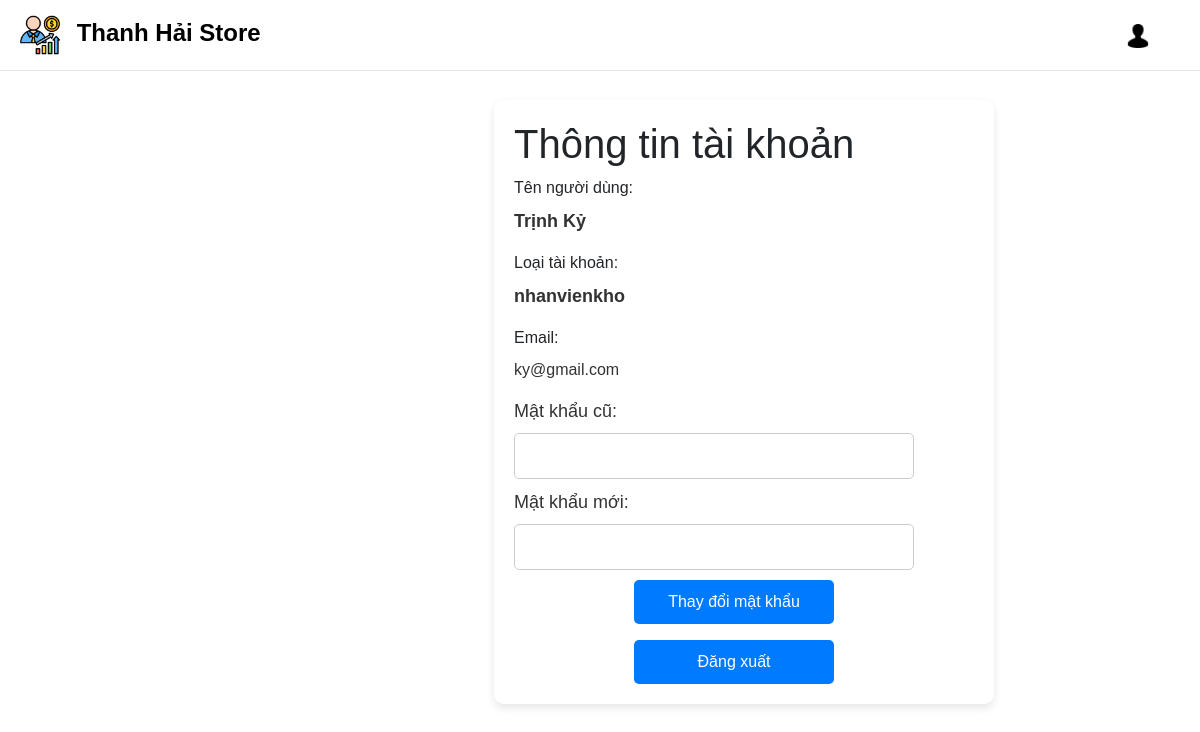
The page /account (signed in) on the database as committed earlier.
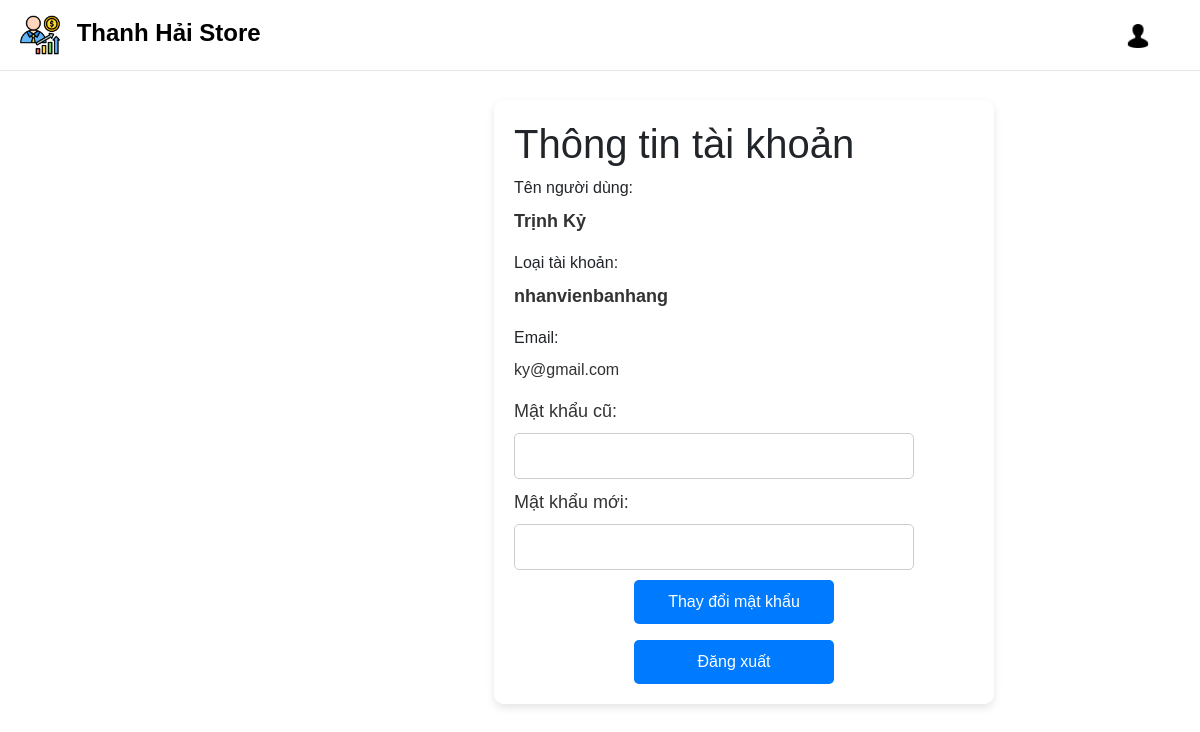
The same page on the database as committed later.
### db.py (models this page shows)
class Register(db.Model):
    __tablename__ = 'register'
    id = db.Column(db.Integer, primary_key=True, autoincrement=True)
    user = db.Column(db.String(50), nullable=False)
    email = db.Column(db.String(50), unique=True, nullable=False)
    password = db.Column(db.String(128), nullable=False)
    usertype = db.Column(db.String(20), nullable=False)
    secret_question = db.Column(db.String(255), nullable=False)
    phone = db.Column(db.String(255), nullable=True)

### app.py (the view)
@app.route("/account", methods=["GET"])
def admin_account():
    if "user_id" in session and session["usertype"] in ["admin", "nhanvienbanhang", "nhanvienkho", "thuquy"]:
        user = Register.query.filter_by(id=session["user_id"]).first()
        if user:
            return render_template("admin/account.html", user_name=user.user, user_type=user.usertype, email=user.email)
        else:
            return "Không tìm thấy thông tin người dùng"
    else:
        return redirect(url_for("login"))

### templates/admin/account.html (shortened to what this page needs)
<!DOCTYPE html>
<html lang="en">
<head>
    <link rel="stylesheet" href="https://stackpath.bootstrapcdn.com/bootstrap/4.5.2/css/bootstrap.min.css">
    <link rel="stylesheet" href="../../static/css/account.css">
    <link rel="stylesheet" href="https://cdnjs.cloudflare.com/ajax/libs/font-awesome/5.15.3/css/all.min.css">
</head>
<body>
    <nav class="navbar navbar-custom navbar-expand-lg">
        <a class="navbar-brand" href="#" id="navbarBrand">
            <img src="../../static/img/logo_login.png" alt="Logo" style="width: 40px; margin-right: 10px;">
            Thanh Hải Store
        </a>
        <ul class="navbar-nav ml-auto">
            <li class="nav-item">
                <a class="nav-link" href="/account">
                    <img src="../../static/img/user.png" alt="Tài khoản" class="account-icon">
                </a>
            </li>
        </ul>
    </nav>
    <div class="content" id="content">
        <div class="card-container">
            <div class="main-content">
                <h1>Thông tin tài khoản</h1>
                <label for="username">Tên người dùng:</label>
                <p id="username" style="font-weight: bold; font-size: 18px; color: #333;">{{ user_name }}</p>
                <label for="usertype">Loại tài khoản:</label>
                <p id="usertype" style="font-weight: bold; font-size: 18px; color: #333;">{{ user_type }}</p>
                <label for="email">Email:</label>
                <p id="email" style="font-size: 16px; color: #333;">{{ email }}</p>
                <form id="change-password-form">
                    <label for="old_password" style="font-size: 18px; color: #333;">Mật khẩu cũ:</label>
                    <input type="password" id="old_password" name="old_password" required><br>
                    <label for="new_password" style="font-size: 18px; color: #333;">Mật khẩu mới:</label>
                    <input type="password" id="new_password" name="new_password" required><br>
                    <button type="submit">Thay đổi mật khẩu</button>
                </form>
                <form id="logout-form" method="get" action="/logout">
                    <button type="submit" class="logout-button">Đăng xuất</button>
                </form>
            </div>
        </div>
    </div>
</body>
</html>

Rows that differ between the two databases and show on the page:
changed Register "Trịnh Kỷ": usertype "nhanvienkho" → "nhanvienbanhang"
